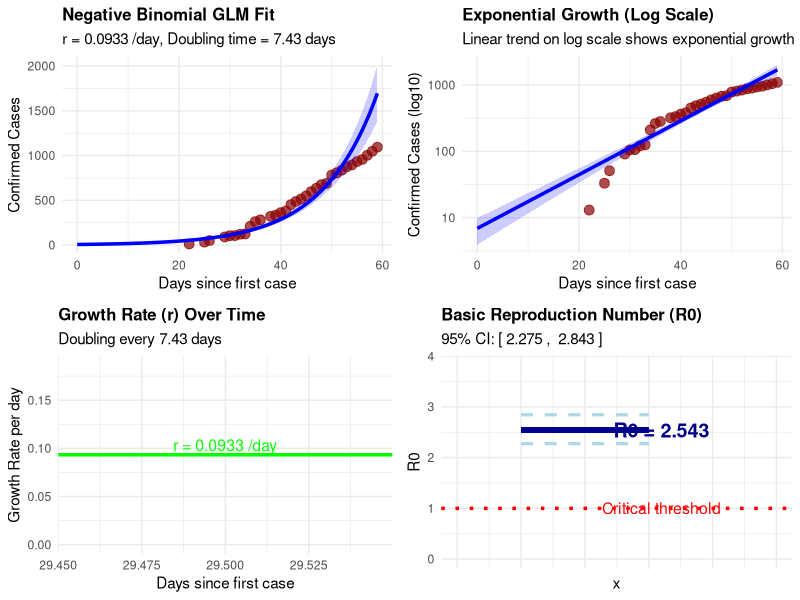
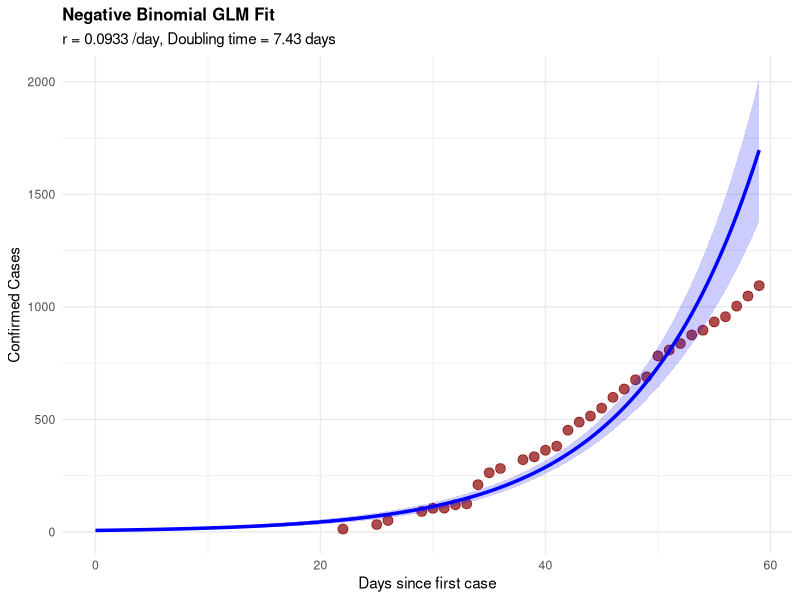
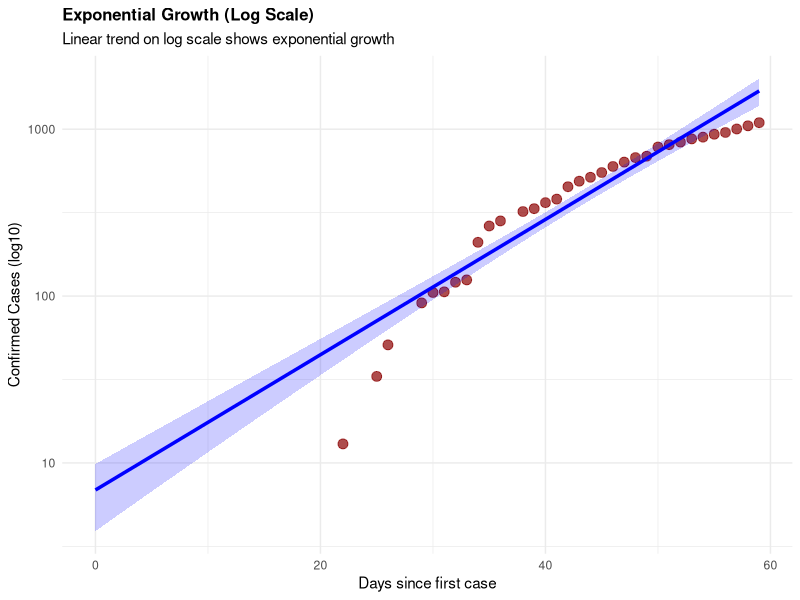
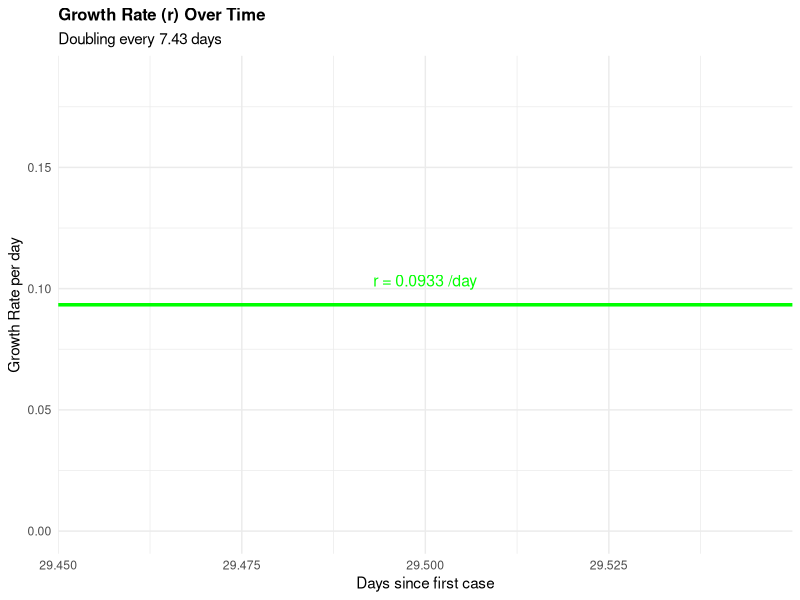
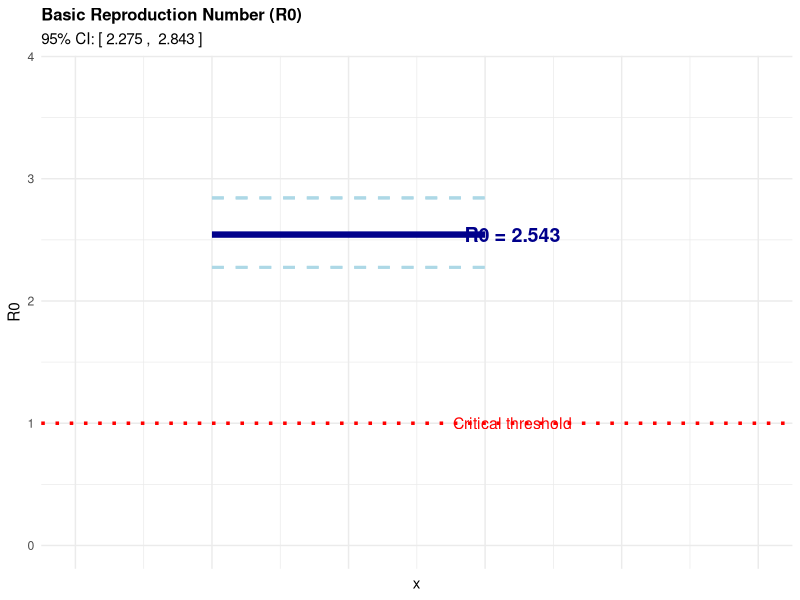

Source code (R) for these figures, in order:

#explore data
#see what we have 
#and what we do not have

#install.packages("MASS")

library(MASS)
library(ggplot2)
library(gridExtra)

# Read data

## OK
## setwd("../data")

## Better
data <- read.csv("../data/drc_sitrep.csv")

data$date <- as.Date(data$date)
data$day <- as.numeric(data$date - data$date[1])

# ==== FIT NEGATIVE BINOMIAL GLM ====
glm_fit <- glm.nb(confirmed_cases ~ day, data = data)

# Extract parameters
small_r <- coef(glm_fit)[2]
intercept <- coef(glm_fit)[1]
SI <- 10  # Ebola serial interval
big_R <- exp(small_r * SI)
doubling <- log(2) / small_r 

# Get confidence intervals
CI <- confint(glm_fit)
r_CI <- CI[2, ]

## Our actual result is CI for r; let's plot that first

## Calculate R is a good idea but a little bit complicated
## You are showing CI but you are not reflecting uncertainty in SI
## This calculation is sensitive to a distribution assumption
## You can generalize this if you estimate the variation in SI
## To get CIs, you would then want uncertainty in variation
R0_lower <- exp(r_CI[1] * SI)
R0_upper <- exp(r_CI[2] * SI)

# ==== PRINT RESULTS ====
print("===== GROWTH PARAMETERS =====")
print(paste("Small r:", round(small_r, 4), "per day"))
print(paste("Doubling time:", round(doubling, 2), "days"))
print(paste("Big R0:", round(big_R, 3)))
print(paste("R0 95% CI: [", round(R0_lower, 3), ", ", round(R0_upper, 3), "]"))
print(paste("Serial Interval:", SI, "days"))
print("")

# ==== CREATE PREDICTIONS FOR PLOTTING ====
newdata <- data.frame(day = seq(min(data$day), max(data$day), by = 0.5))
pred <- predict(glm_fit, newdata = newdata, type = "response", se.fit = TRUE)

pred_df <- data.frame(
day = newdata$day,
fit = pred$fit,
se = pred$se.fit
)

# ==== FIGURE 1: GLM FIT ====
fig1 <- ggplot(data, aes(x = day, y = confirmed_cases)) +
geom_point(color = "darkred", size = 3, alpha = 0.7) +
geom_line(data = pred_df, aes(y = fit), color = "blue", size = 1.2) +
geom_ribbon(data = pred_df, 
aes(y = fit, 
ymin = fit - 1.96*se, 
ymax = fit + 1.96*se),
alpha = 0.2, fill = "blue") +
labs(title = "Negative Binomial GLM Fit",
subtitle = paste("r =", round(small_r, 4), "/day, Doubling time =", round(doubling, 2), "days"),
x = "Days since first case",
y = "Confirmed Cases") +
theme_minimal() +
theme(plot.title = element_text(face = "bold", size = 12))

# ==== FIGURE 2: LOG SCALE (EXPONENTIAL GROWTH) ====
fig2 <- ggplot(data, aes(x = day, y = confirmed_cases)) +
geom_point(color = "darkred", size = 3, alpha = 0.7) +
geom_line(data = pred_df, aes(y = fit), color = "blue", size = 1.2) +
geom_ribbon(data = pred_df, 
aes(y = fit, 
ymin = fit - 1.96*se, 
ymax = fit + 1.96*se),
alpha = 0.2, fill = "blue") +
scale_y_log10() +
labs(title = "Exponential Growth (Log Scale)",
subtitle = paste("Linear trend on log scale shows exponential growth"),
x = "Days since first case",
y = "Confirmed Cases (log10)") +
theme_minimal() +
theme(plot.title = element_text(face = "bold", size = 12))

# ==== FIGURE 3: GROWTH RATE VISUALIZATION ====
growth_data <- data.frame(
day = pred_df$day,
growth_rate = small_r,
doubling_time = doubling
)

fig3 <- ggplot(growth_data, aes(x = day, y = growth_rate)) +
geom_hline(yintercept = small_r, color = "green", size = 1.2, linetype = "solid") +
annotate("text", x = max(growth_data$day) * 0.5, y = small_r + 0.01,
label = paste("r =", round(small_r, 4), "/day"),
size = 4, color = "green") +
ylim(0, small_r * 2) +
labs(title = "Growth Rate (r) Over Time",
subtitle = paste("Doubling every", round(doubling, 2), "days"),
x = "Days since first case",
y = "Growth Rate per day") +
theme_minimal() +
theme(plot.title = element_text(face = "bold", size = 12))

# ==== FIGURE 4: R0 VISUALIZATION ====
fig4 <- ggplot(data.frame(x = c(-1, 1)), aes(x)) +
geom_segment(aes(x = -0.5, xend = 0.5, y = big_R, yend = big_R),
size = 2, color = "darkblue") +
geom_segment(aes(x = -0.5, xend = 0.5, y = R0_lower, yend = R0_lower),
size = 1, color = "lightblue", linetype = "dashed") +
geom_segment(aes(x = -0.5, xend = 0.5, y = R0_upper, yend = R0_upper),
size = 1, color = "lightblue", linetype = "dashed") +
geom_hline(yintercept = 1, color = "red", size = 1.2, linetype = "dotted") +
annotate("text", x = 0.6, y = big_R, 
label = paste("R0 =", round(big_R, 3)),
size = 5, color = "darkblue", fontface = "bold") +
annotate("text", x = 0.6, y = 1, 
label = "Critical threshold",
size = 4, color = "red") +
ylim(0, max(big_R * 1.5, 3)) +
xlim(-1, 1.5) +
labs(title = "Basic Reproduction Number (R0)",
subtitle = paste("95% CI: [", round(R0_lower, 3), ", ", round(R0_upper, 3), "]"),
y = "R0") +
theme_minimal() +
theme(plot.title = element_text(face = "bold", size = 12),
axis.text.x = element_blank())

# ==== DISPLAY ALL FIGURES ====
grid.arrange(fig1, fig2, fig3, fig4, nrow = 2, ncol = 2)

# ==== SAVE FIGURES ====
ggsave("01_GLM_Fit.png", fig1, width = 8, height = 6, dpi = 300)
ggsave("02_Log_Scale.png", fig2, width = 8, height = 6, dpi = 300)
ggsave("03_Growth_Rate.png", fig3, width = 8, height = 6, dpi = 300)
ggsave("04_R0_Estimate.png", fig4, width = 8, height = 6, dpi = 300)

print("Figures saved to your working directory!")
